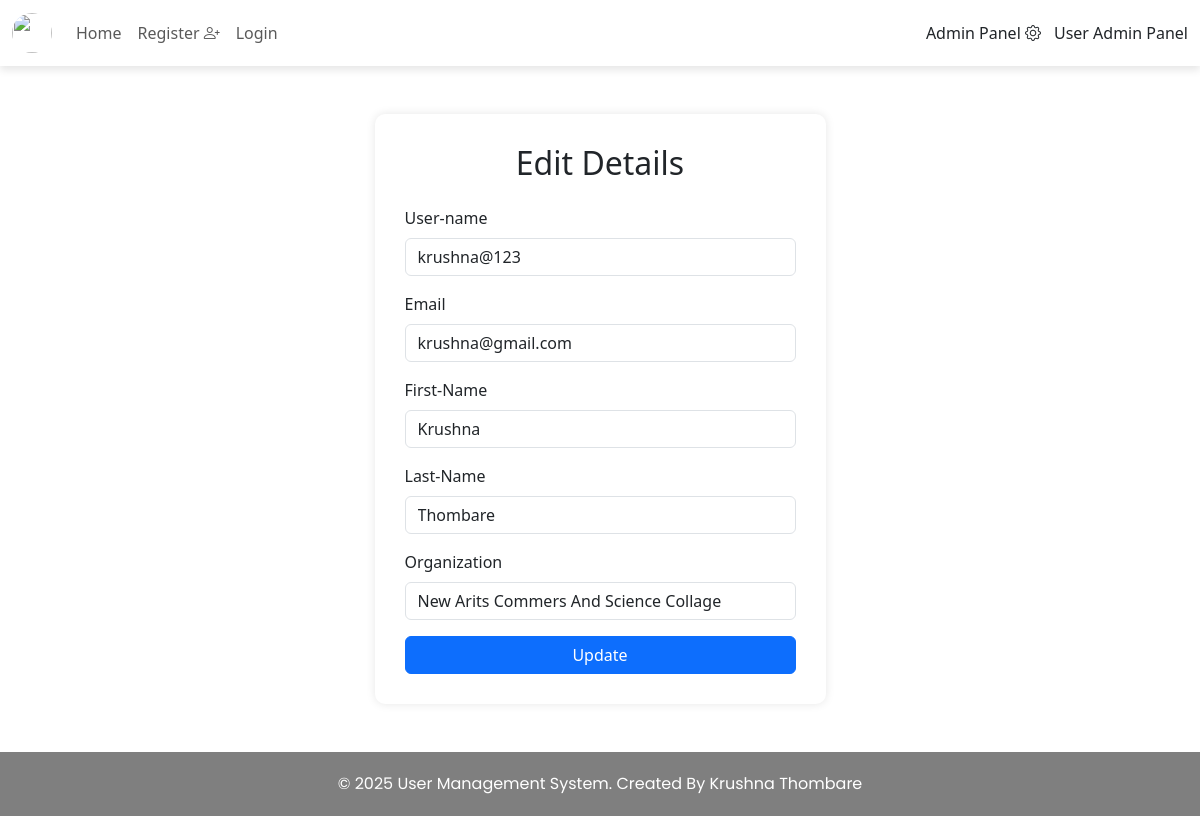
/edit_Organization/?id=15 (signed in), run on an earlier commit of the app's database.
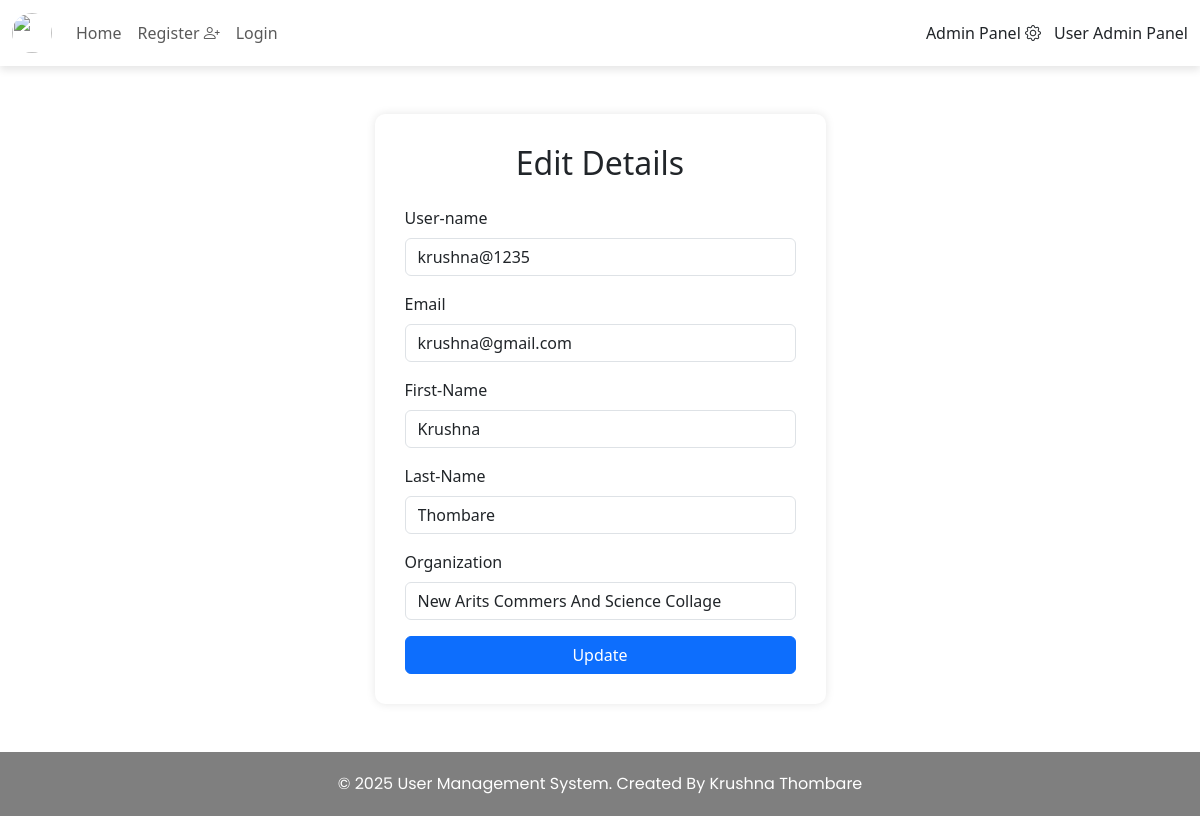
And on a later commit of the database.
### website/models.py (models this page shows, shortened)
class Customer(models.Model):
    customer_name = models.CharField(max_length=255)
    customer_email = models.EmailField(unique=True)
    customer_mobile = models.CharField(max_length=15)
    customer_password = models.CharField(max_length=255)
    first_name = models.CharField(max_length=15,null=True)
    last_name = models.CharField(max_length=15,null=True)
    Organization = models.CharField(max_length=15,null=True)

### website/views.py (the view)
# urls.py: path('edit_Organization/',views.edit_Organization),
def edit_Organization(req):
    if 'customer_id' not in req.session:
        return redirect('/login')
    logged_in_user_id = req.session['customer_id']
    user_to_edit = get_object_or_404(Customer, id=req.GET['id'])
    if user_to_edit.id != logged_in_user_id:
        return JsonResponse({"error": "You are not authorized to edit this account"}, status=403)
    return render(req, "edit_Organization.html", {"edit": user_to_edit})

### template/edit_Organization.html (shortened to what this page needs)
{% include "Navbar.html" %}
<!DOCTYPE html>
<html lang="en">
<head>
    <link rel="stylesheet" href="https://cdn.jsdelivr.net/npm/bootstrap@5.3.0/dist/css/bootstrap.min.css">
</head>
<body>
<div class="container mt-5 mb-5">
    <div class="row justify-content-center">
        <div class="col-md-5">
            <div class="form-container">
                <h2 class="text-center mb-4">Edit Details</h2>
                <form method="post" action="/update_file/">
                    <div class="mb-3">
                        <label for="id_customer_name" class="form-label">User-name</label>
                        <input type="text" class="form-control" id="id_customer_name" name="customer_name" placeholder="Enter your name" value="{{edit.customer_name}}" >
                    </div>
                     <div class="mb-3">
                        <label for="id_customer_name" class="form-label">Email</label>
                        <input type="text" class="form-control" id="id_customer_name" name="customer_email" placeholder="Enter your email" value="{{edit.customer_email}}" >
                    </div>
                    <div class="mb-3">
                        <label for="id_customer_name" class="form-label">First-Name</label>
                        <input type="text" class="form-control" id="id_customer_name" name="first_name" placeholder="Enter your name" value="{{edit.first_name}}" >
                    </div>
                     <div class="mb-3">
                        <label for="id_customer_name" class="form-label">Last-Name</label>
                        <input type="text" class="form-control" id="id_customer_name" name="last_name" placeholder="Enter your last_name" value="{{edit.last_name}}" >
                    </div>
                     <div class="mb-3">
                        <label for="id_customer_name" class="form-label">Organization</label>
                        <input type="text" class="form-control" id="id_customer_name" name="Organization" placeholder="Enter your Organization" value="{{edit.Organization}}" >
                    </div>
                    <div class="d-grid gap-2">
                        <button type="submit" class="btn btn-primary btn-custom">Update</button>
                    </div>
                </form>
            </div>
        </div>
    </div>
</div>
</body>
</html>
{% include "Footer.html" %}

What changed in the data, as far as the page shows it:
changed Customer "krushna@gmail.com": customer_name "krushna@123" → "krushna@1235"
